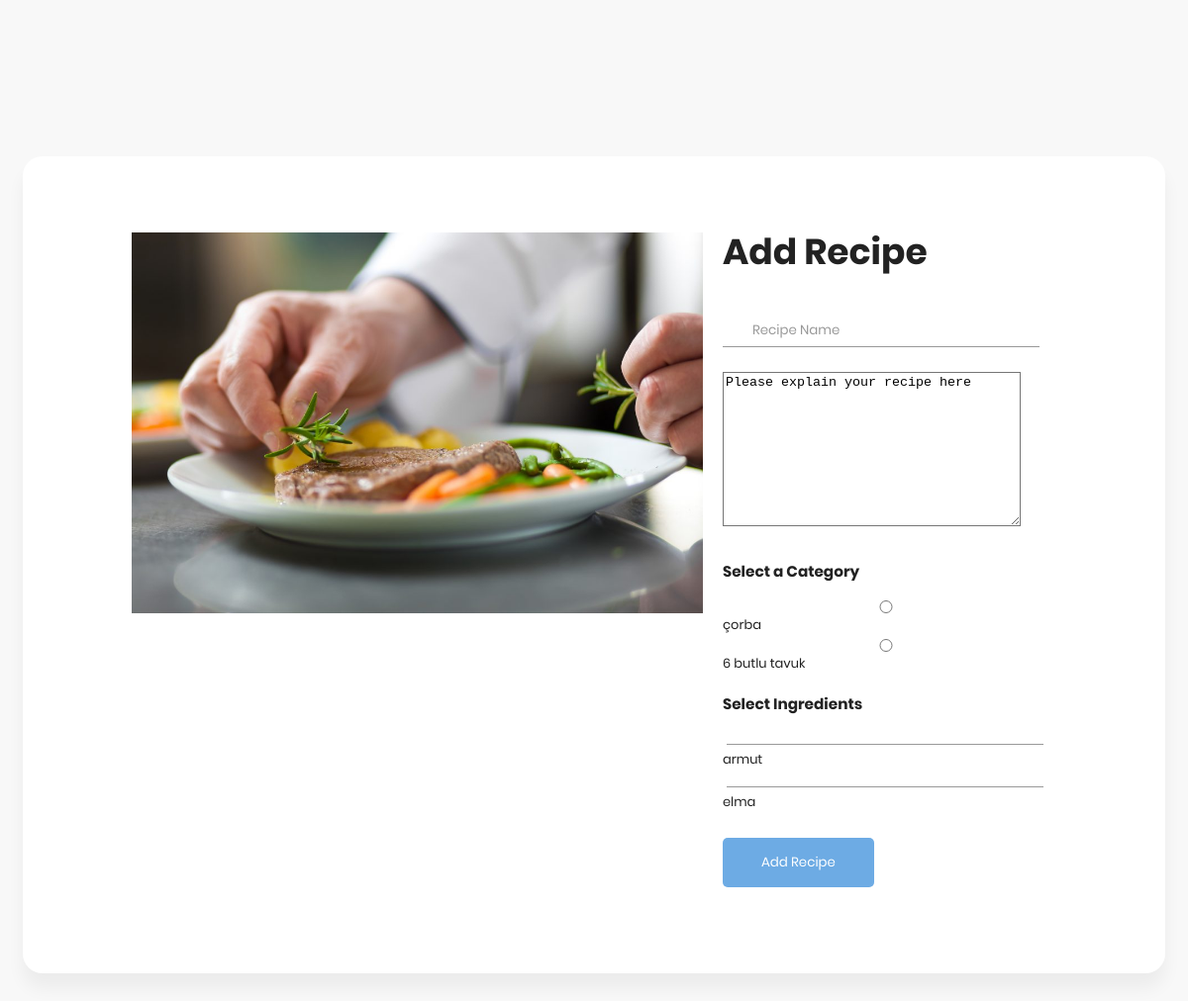
Page /add_recipe (signed in) on the committed database.
### main.py (models this page shows, shortened)
class RecipeCategory(db.Model):
	__tablename__ = 'RecipeCategory'
	id = db.Column(db.Integer, primary_key = True)
	name = db.Column(db.String(50))
	recipes = db.relationship("Recipe", backref="recipes_of_category")

class Ingredient(db.Model):
	__tablename__ = 'Ingredient'
	id = db.Column(db.Integer, primary_key=True)
	name = db.Column(db.String(50))
	similar = db.Column(db.String(50))

### main.py (the view)
@app.route('/add_recipe', methods=['POST', 'GET'])
def add_recipe():
	if not check_if_user_logged_in():
		print("You must log in!")
		flash("You must log in!", "error")
		return redirect(url_for('log_in'))
	else:
		categories = RecipeCategory.query.all()
		ingredients = Ingredient.query.all()
		return render_template('add_recipe.html', categories=categories, ingredients=ingredients)

### main.py (called while the page is built)
def check_if_user_logged_in():
	if not "logged_in" in session:
		user_logged_in = False
		session["logged_in"] = False
	else:
		user_logged_in = session["logged_in"]
	return user_logged_in

### templates/add_recipe.html (shortened to what this page needs)
<!DOCTYPE html>
<html lang="en">
<head>
    <link rel="stylesheet" href="{{ url_for('static', filename='fonts/material-icon/css/material-design-iconic-font.min.css') }}">
    <link rel="stylesheet" href="{{ url_for('static', filename='css/style.css') }}">
</head>
<body>
    <div class="main">
        <section class="sign-in">
            <div class="container">
                <div class="signin-content">
                    <div class="signin-image">
                        <figure><img src="{{ url_for('static', filename='images/signin-image.jpg') }}" alt="sing up image"></figure>
                    </div>
                    <div class="addrecipe-form">
                        <h2 class="form-title">Add Recipe</h2>
                        <form action="{{url_for("add_recipe_confirm")}}" method="POST" class="register-form" id="login-form">
                            <div class="form-group">
                                <label for="username"><i class="zmdi zmdi-account material-icons-name"></i></label>
                                <input type="text" name="recipe_name" id="recipe_name" placeholder="Recipe Name"/>
                            </div>
                            <div class="form-group">
                                <textarea name="recipe_text" id="recipe_text" rows="10" cols="35">Please explain your recipe here</textarea>
                            </div>
                            <div>
                                <h3>Select a Category</h3>
                                {% for category in categories %}
                                    <input type="radio" name="category" value="{{category.id}}"> {{category.name}}<br>
                                {% endfor %}
                            </div>
                            <div >
                                <h3>Select Ingredients</h3>
                                {% for ingredient in ingredients %}
                                    <input type="checkbox" name="ingredient" value="{{ingredient.id}}"> {{ingredient.name}}<br>
                                {% endfor %}
                            </div>
                            <div class="form-group form-button">
                                <input type="submit" name="add_recipe" id="add_recipe" class="form-submit" value="Add Recipe"/>
                            </div>
                        </form>
                    </div>
                </div>
            </div>
        </section>
    </div>
</body>
</html>

### static/css/style.css (style rules this page uses)
display-flex, .display-flex, .display-flex-center, .signup-content, .signin-content, .social-login, .socials { display: flex; display: -webkit-flex; }
input, select, textarea { outline: none; appearance: unset !important; -moz-appearance: unset !important; -o-appearance: unset !important; -ms-appearance: unset !important; }
input[type=radio] { appearance: radio !important; -moz-appearance: radio !important; -webkit-appearance: radio !important; -o-appearance: radio !important; -ms-appearance: radio !important; }
img { max-width: 100%; height: auto; }
figure { margin: 0; }
h2 { line-height: 1.66; margin: 0; padding: 0; font-weight: bold; color: #222; font-family: Poppins; font-size: 36px; }
.main { background: #f8f8f8; padding: 150px 0; }
body { font-size: 13px; line-height: 1.8; color: #222; background: #f8f8f8; font-weight: 400; font-family: Poppins; }
.container { width: 900px; background: #fff; margin: 0 auto; box-shadow: 0px 15px 16.83px 0.17px rgba(0, 0, 0, 0.05); -moz-box-shadow: 0px 15px 16.83px 0.17px rgba(0, 0, 0, 0.05); -webkit-box-shadow: 0px 15px 16.83px 0.17px rgba(0, 0, 0, 0.05); -o-box-shadow: 0px 15px 16.83px 0.17px rgba(0, 0, 0, 0.05); -ms-box-shadow: 0px 15px 16.83px 0.17px rgba(0, 0, 0, 0.05); border-radius: 20px; -moz-border-radius: 20px; -webkit-border-radius: 20px; -o-border-radius: 20px; -ms-border-radius: 20px; }
.signup-form, .signup-image, .signin-form, .signin-image { width: 50%; overflow: hidden; }
.form-title { margin-bottom: 33px; }
figure { margin-bottom: 50px; text-align: center; }
.form-submit { display: inline-block; background: #6dabe4; color: #fff; border-bottom: none; width: auto; padding: 15px 39px; border-radius: 5px; -moz-border-radius: 5px; -webkit-border-radius: 5px; -o-border-radius: 5px; -ms-border-radius: 5px; margin-top: 25px; cursor: pointer; }
.register-form { width: 100%; }
.form-group { position: relative; margin-bottom: 25px; overflow: hidden; }
.form-group:last-child { margin-bottom: 0px; }
input { width: 100%; display: block; border: none; border-bottom: 1px solid #999; padding: 6px 30px; font-family: Poppins; box-sizing: border-box; }
label { position: absolute; left: 0; top: 50%; transform: translateY(-50%); -moz-transform: translateY(-50%); -webkit-transform: translateY(-50%); -o-transform: translateY(-50%); -ms-transform: translateY(-50%); color: #222; }
.material-icons-name { font-size: 18px; }
.signin-content { padding-top: 67px; padding-bottom: 87px; }
.signin-image { margin-left: 110px; margin-right: 20px; margin-top: 10px; }
@media screen and (max-width: 1200px) { .container { width: calc( 100% - 30px); max-width: 100%; } }
@media screen and (min-width: 1024px) { .container { max-width: 1200px; } }

### rows in the picture
RecipeCategory: name "çorba"
RecipeCategory: name "6 butlu tavuk"
Ingredient: name "armut"
Ingredient: name "elma"
